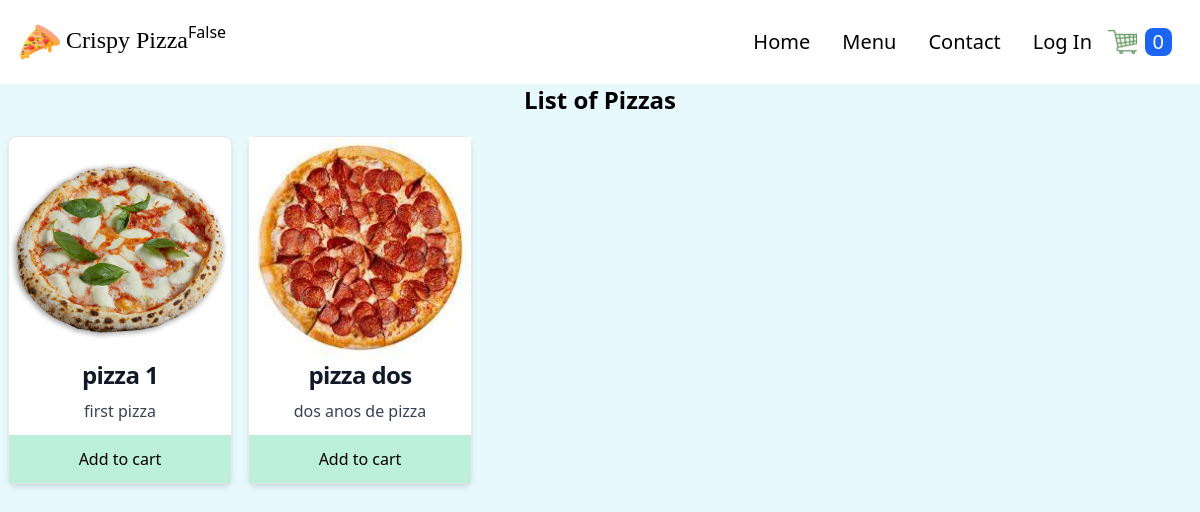
Before: /products/ with the older database file.
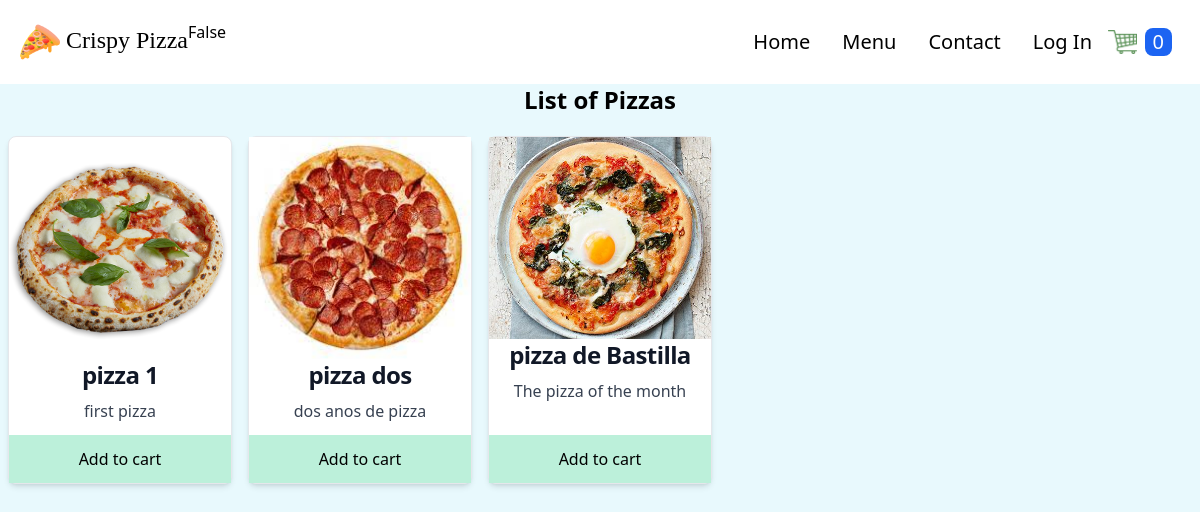
After: the same page with the newer database file.
### store/models.py (models this page shows, shortened)
class Product(models.Model):
    PRODUCT_TYPES = (
        ("Pizza", "pizza"),
        ("Nonpizza", "nonpizza")
    )
    id = models.UUIDField(primary_key=True, default=uuid.uuid4, editable=False)
    name = models.CharField(max_length=100)
    price = models.IntegerField()
    desc = models.TextField(max_length=500)
    image = models.ImageField(blank=True, upload_to='images')
    created_at = models.DateField(auto_now_add=True)
    updated_at = models.DateField(auto_now=True)
    product_type = models.CharField(max_length=10, choices=PRODUCT_TYPES)

### store/views.py (the view)
# urls.py: path('products/', views.products, name='products'),
def products(request):
    products = Product.objects.all()
    context = {'products': products}
    return render(request, 'store/products.html', context=context)

### store/context_processors.py (called while the page is built)
def get_cart_quantity(request):
    try:
        customer_order = Order.objects.filter(
            customer=request.user, complete=False)[0]
        number_of_items = customer_order.get_cart_items
    except:
        number_of_items = 0
    finally:
        return {
            'cart_quantity': number_of_items
        }

### store/templates/store/products.html (shortened to what this page needs)
{% extends "store/base.html" %} {% block content %}
<div>
  <h1 class="text-2xl text-center font-bold mb-3">List of Pizzas</h1>
  <div class="grid grid-cols-1 sm:grid-cols-1 md:grid-cols-3 lg:grid-cols-5">
    {% for product in products %}
    <div
      class="flex flex-col m-2 bg-white border border-gray-200 rounded-lg shadow-md dark:bg-gray-800 dark:border-gray-700"
    >
      <img
        class="w-60 h-auto block mx-auto"
        src="{{ product.image.url }}"
        alt=""
      />
      <h5
        class="mb-2 text-center text-2xl font-bold tracking-tight text-gray-900 dark:text-white"
      >
        {{product.name}}
      </h5>
      <p class="mb-3 font-normal text-gray-700 dark:text-gray-400 text-center">
        {{product.desc}}
      </p>
      <form
        action="{% url 'order:add_to_cart' product.id %}"
        method="post"
        class="bg-green-200 w-full text-center items-center mt-auto p-3 hover:text-green-700"
      >
        <button type="submit">Add to cart</button>
      </form>
    </div>
    {% endfor %}
  </div>
</div>
{% endblock %}

Changed rows visible on the page:
added Product: image (picture), name "pizza de Bastilla", desc "The pizza of the month"
